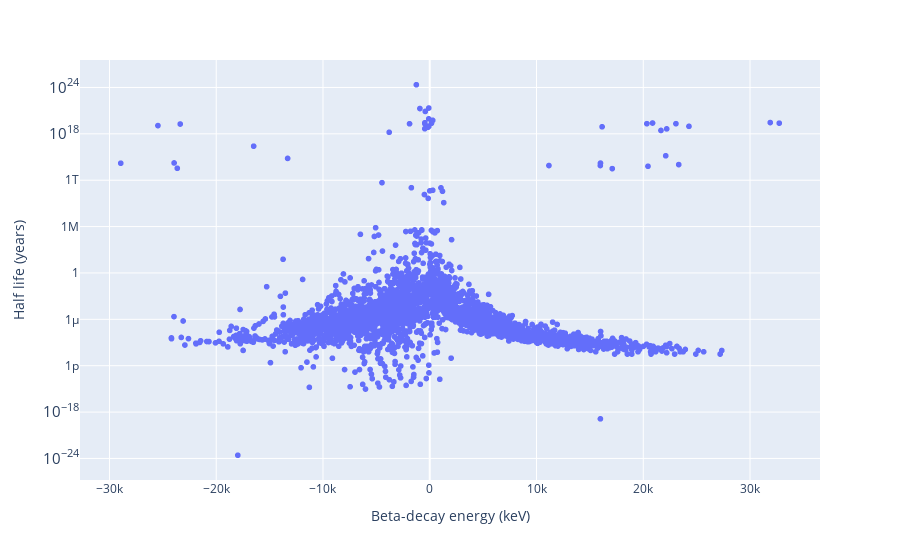

The cell this chart's notebook holds for it:
### Code cell
px.scatter(x = e_t_dict['Beta-decay energy (keV)'],
y = e_t_dict['Half life (years)'], 
hover_name = e_t_dict['Isotope'],
labels = {'x': 'Beta-decay energy (keV)',
'y': 'Half life (years)'}, log_y = True)

### Figure 1 — Plotly figure (JSON) as saved in the notebook; plotly's stock layout.template omitted (floating-point values rounded to 4 significant figures; data arrays with more than 128 entries replaced by an {"elided": "..."} marker saying what was removed)
{"data": [{"hovertemplate": "<b>%{hovertext}</b><br><br>Beta-decay energy (keV)=%{x}<br>Half life (years)=%{y}<extra></extra>", "hovertext": {"elided": "3558 str values"}, "legendgroup": "", "marker": {"color": "#636efa", "symbol": "circle"}, "mode": "markers", "name": "", "showlegend": false, "type": "scattergl", "x": {"elided": "3558 mixed values"}, "xaxis": "x", "y": {"elided": "3558 mixed values"}, "yaxis": "y"}], "layout": {"legend": {"tracegroupgap": 0}, "margin": {"t": 60}, "xaxis": {"anchor": "y", "domain": [0, 1], "title": {"text": "Beta-decay energy (keV)"}}, "yaxis": {"anchor": "x", "domain": [0, 1], "title": {"text": "Half life (years)"}, "type": "log"}}}
